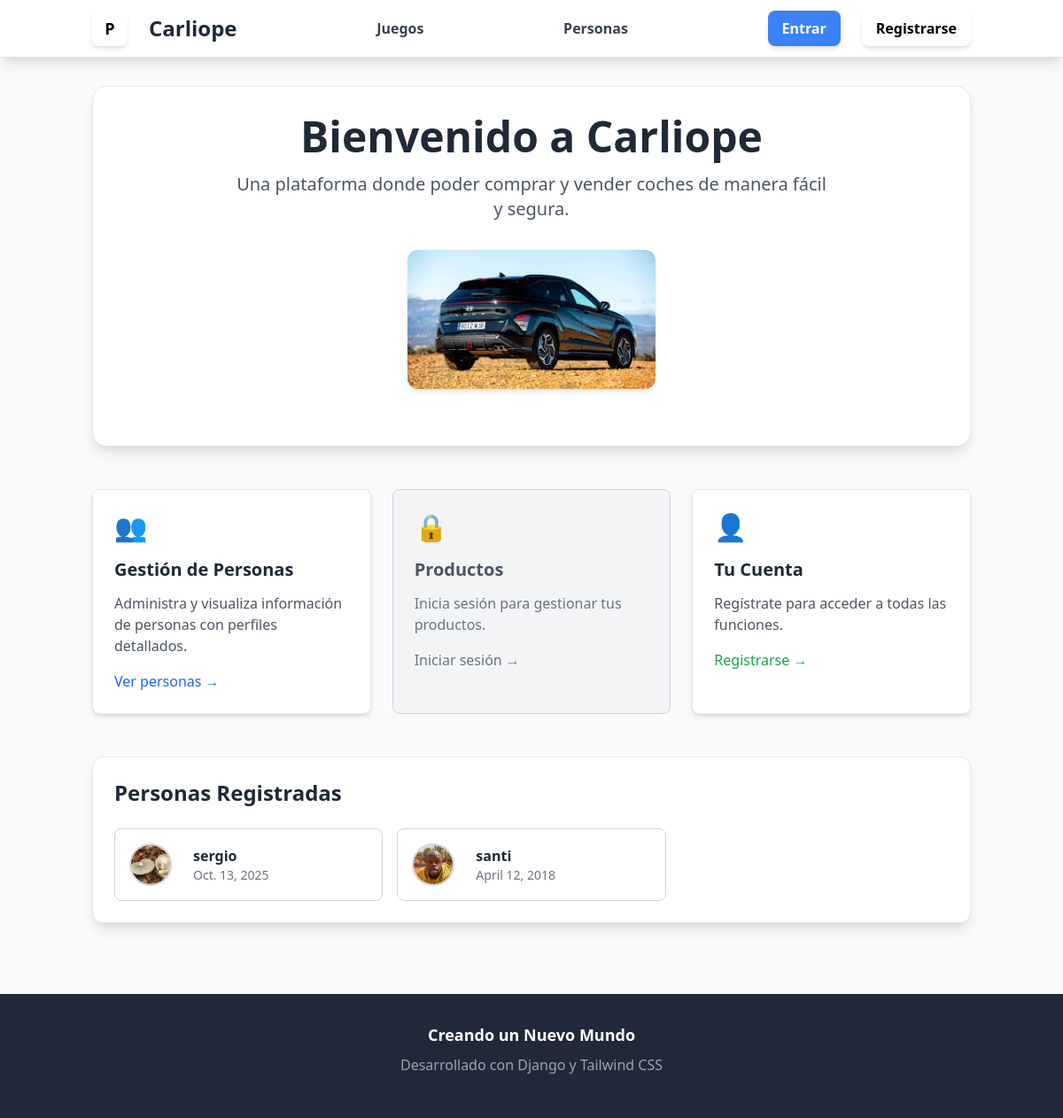
/, run on an earlier commit of the app's database.
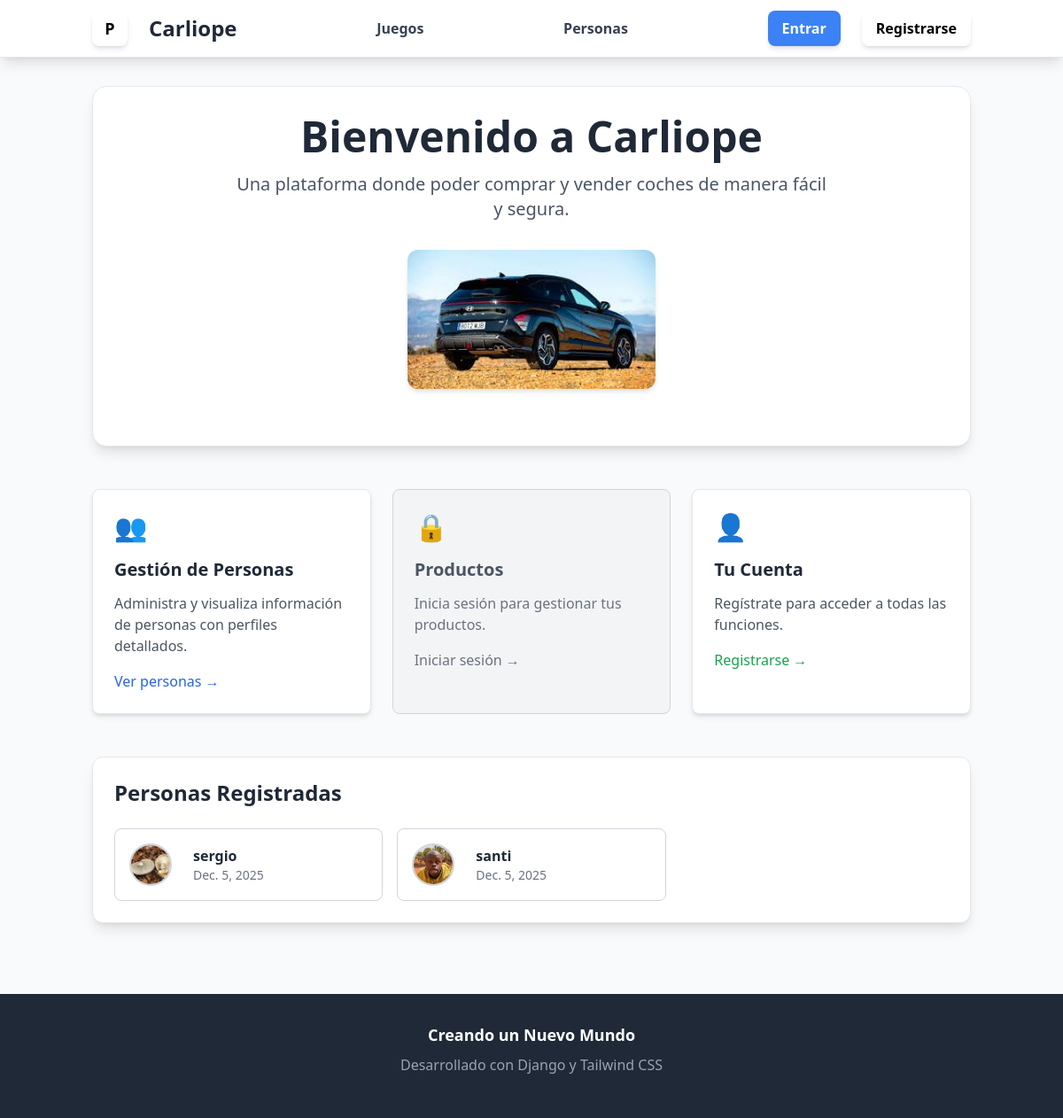
And on a later commit of the database.
### pliope/models.py (models this page shows, shortened)
class Person(models.Model):
    name = models.CharField(max_length=50)
    birth = models.DateField()
    slug = models.SlugField(unique=True, null=False, blank=False)
    propic = models.ImageField (upload_to='Media/', default="Media/default.png", null=True, blank=True)

### backend/views.py (the view)
# urls.py: path('', views.homepage, name='home'),
def homepage(request):
    person_list = Person.objects.all()
    return render (request, 'home.html',  {'person_list': person_list} )

### templates/home.html (shortened to what the changed rows need)
{% extends "base.html" %}
{% load static %}
{% block content %}
<div class="max-w-6xl mx-auto">
    <section class="text-center mb-12">
        <div class="bg-white rounded-2xl shadow-lg p-8 border border-gray-200">
            <h1 class="text-4xl md:text-5xl font-bold text-gray-800 mb-4">
                Bienvenido a Carliope
            </h1>
        </div>
    </section>
    <section class="bg-white rounded-xl shadow-lg p-6 border border-gray-200">
        <h2 class="text-2xl font-bold mb-6 text-gray-800">Personas Registradas</h2>
        {% if person_list %}
        <div class="grid gap-4 md:grid-cols-2 lg:grid-cols-3">
            {% for person in person_list %}
            <a href="{% url 'people:person' slug=person.slug %}"
               class="block p-4 border border-gray-300 rounded-lg hover:bg-gray-50 transition-colors">
                <div class="flex items-center space-x-3">
                    {% if person.propic %}
                    <img src="{{ person.propic.url }}" alt="{{ person.name }}"
                         class="w-12 h-12 rounded-full object-cover border-2 border-gray-300">
                    {% else %}
                    <div class="w-12 h-12 rounded-full bg-blue-100 flex items-center justify-center">
                        <span class="text-blue-600 font-bold">{{ person.name|first }}</span>
                    </div>
                    {% endif %}
                    <div class="flex-1 min-w-0">
                        <h3 class="font-semibold text-gray-800 truncate">
                            {{ person.name }}
                        </h3>
                        <p class="text-sm text-gray-500">
                            {{ person.birth }}
                        </p>
                    </div>
                </div>
            </a>
            {% endfor %}
        </div>
        {% else %}
        <div class="text-center py-8">
            <div class="text-4xl mb-4">😴</div>
            <p class="text-gray-500">No hay personas registradas aún.</p>
        </div>
        {% endif %}
    </section>
</div>
{% endblock %}

What changed in the data, as far as the page shows it:
changed Person "sergio": birth "Oct. 13, 2025" → "Dec. 5, 2025"
changed Person "santi": birth "April 12, 2018" → "Dec. 5, 2025"
